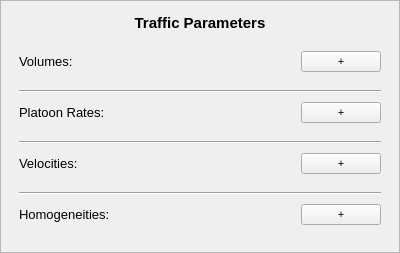
<?xml version="1.0" encoding="UTF-8"?>
<ui version="4.0">
 <class>TrafficParametersView</class>
 <widget class="QWidget" name="TrafficParametersView">
  <property name="geometry">
   <rect>
    <x>0</x>
    <y>0</y>
    <width>400</width>
    <height>253</height>
   </rect>
  </property>
  <property name="font">
   <font>
    <pointsize>11</pointsize>
   </font>
  </property>
  <property name="windowTitle">
   <string>Form</string>
  </property>
  <property name="styleSheet">
   <string notr="true">TrafficParametersView {
  background-color: #cdcdcd;
}</string>
  </property>
  <layout class="QVBoxLayout" name="verticalLayout">
   <property name="spacing">
    <number>0</number>
   </property>
   <property name="leftMargin">
    <number>0</number>
   </property>
   <property name="topMargin">
    <number>0</number>
   </property>
   <property name="rightMargin">
    <number>0</number>
   </property>
   <property name="bottomMargin">
    <number>0</number>
   </property>
   <item>
    <widget class="QFrame" name="frame">
     <property name="styleSheet">
      <string notr="true"/>
     </property>
     <property name="frameShape">
      <enum>QFrame::StyledPanel</enum>
     </property>
     <property name="frameShadow">
      <enum>QFrame::Plain</enum>
     </property>
     <layout class="QVBoxLayout" name="verticalLayout_2">
      <item>
       <widget class="QLabel" name="Title">
        <property name="sizePolicy">
         <sizepolicy hsizetype="Preferred" vsizetype="Preferred">
          <horstretch>0</horstretch>
          <verstretch>0</verstretch>
         </sizepolicy>
        </property>
        <property name="font">
         <font>
          <pointsize>11</pointsize>
          <weight>75</weight>
          <bold>true</bold>
         </font>
        </property>
        <property name="text">
         <string>Traffic Parameters</string>
        </property>
        <property name="alignment">
         <set>Qt::AlignCenter</set>
        </property>
       </widget>
      </item>
      <item>
       <widget class="QWidget" name="ParameterWidget" native="true">
        <layout class="QVBoxLayout" name="layout">
         <property name="spacing">
          <number>9</number>
         </property>
         <item>
          <widget class="QWidget" name="VolumesHeader" native="true">
           <layout class="QHBoxLayout" name="horizontalLayout">
            <property name="spacing">
             <number>0</number>
            </property>
            <property name="leftMargin">
             <number>0</number>
            </property>
            <property name="topMargin">
             <number>0</number>
            </property>
            <property name="rightMargin">
             <number>0</number>
            </property>
            <property name="bottomMargin">
             <number>0</number>
            </property>
            <item>
             <widget class="QLabel" name="Volumes">
              <property name="font">
               <font>
                <pointsize>10</pointsize>
                <underline>false</underline>
               </font>
              </property>
              <property name="text">
               <string>Volumes:</string>
              </property>
             </widget>
            </item>
            <item>
             <spacer name="horizontalSpacer_2">
              <property name="orientation">
               <enum>Qt::Horizontal</enum>
              </property>
              <property name="sizeHint" stdset="0">
               <size>
                <width>40</width>
                <height>20</height>
               </size>
              </property>
             </spacer>
            </item>
            <item>
             <widget class="QPushButton" name="addVolume">
              <property name="font">
               <font>
                <pointsize>8</pointsize>
               </font>
              </property>
              <property name="text">
               <string>+</string>
              </property>
             </widget>
            </item>
           </layout>
          </widget>
         </item>
         <item>
          <widget class="QWidget" name="volumesWidget" native="true">
           <layout class="QVBoxLayout" name="volumesLayout">
            <property name="spacing">
             <number>0</number>
            </property>
            <property name="leftMargin">
             <number>0</number>
            </property>
            <property name="topMargin">
             <number>0</number>
            </property>
            <property name="rightMargin">
             <number>0</number>
            </property>
            <property name="bottomMargin">
             <number>0</number>
            </property>
           </layout>
          </widget>
         </item>
         <item>
          <widget class="Line" name="line">
           <property name="orientation">
            <enum>Qt::Horizontal</enum>
           </property>
          </widget>
         </item>
         <item>
          <widget class="QWidget" name="PlatoonRatesHeader" native="true">
           <layout class="QHBoxLayout" name="horizontalLayout_2">
            <property name="spacing">
             <number>0</number>
            </property>
            <property name="leftMargin">
             <number>0</number>
            </property>
            <property name="topMargin">
             <number>0</number>
            </property>
            <property name="rightMargin">
             <number>0</number>
            </property>
            <property name="bottomMargin">
             <number>0</number>
            </property>
            <item>
             <widget class="QLabel" name="PlatoonRates">
              <property name="font">
               <font>
                <pointsize>10</pointsize>
                <underline>false</underline>
               </font>
              </property>
              <property name="text">
               <string>Platoon Rates:</string>
              </property>
             </widget>
            </item>
            <item>
             <spacer name="horizontalSpacer_3">
              <property name="orientation">
               <enum>Qt::Horizontal</enum>
              </property>
              <property name="sizeHint" stdset="0">
               <size>
                <width>40</width>
                <height>20</height>
               </size>
              </property>
             </spacer>
            </item>
            <item>
             <widget class="QPushButton" name="addPlatoonRate">
              <property name="font">
               <font>
                <pointsize>8</pointsize>
               </font>
              </property>
              <property name="text">
               <string>+</string>
              </property>
             </widget>
            </item>
           </layout>
          </widget>
         </item>
         <item>
          <widget class="QWidget" name="platoonRatesWidget" native="true">
           <layout class="QVBoxLayout" name="platoonRatesLayout">
            <property name="spacing">
             <number>0</number>
            </property>
            <property name="leftMargin">
             <number>0</number>
            </property>
            <property name="topMargin">
             <number>0</number>
            </property>
            <property name="rightMargin">
             <number>0</number>
            </property>
            <property name="bottomMargin">
             <number>0</number>
            </property>
           </layout>
          </widget>
         </item>
         <item>
          <widget class="Line" name="line_2">
           <property name="orientation">
            <enum>Qt::Horizontal</enum>
           </property>
          </widget>
         </item>
         <item>
          <widget class="QWidget" name="VelocitiesHeader" native="true">
           <layout class="QHBoxLayout" name="horizontalLayout_3">
            <property name="spacing">
             <number>0</number>
            </property>
            <property name="leftMargin">
             <number>0</number>
            </property>
            <property name="topMargin">
             <number>0</number>
            </property>
            <property name="rightMargin">
             <number>0</number>
            </property>
            <property name="bottomMargin">
             <number>0</number>
            </property>
            <item>
             <widget class="QLabel" name="Velocities">
              <property name="font">
               <font>
                <pointsize>10</pointsize>
                <underline>false</underline>
               </font>
              </property>
              <property name="text">
               <string>Velocities:</string>
              </property>
             </widget>
            </item>
            <item>
             <spacer name="VelocitiesSpacer">
              <property name="orientation">
               <enum>Qt::Horizontal</enum>
              </property>
              <property name="sizeHint" stdset="0">
               <size>
                <width>40</width>
                <height>20</height>
               </size>
              </property>
             </spacer>
            </item>
            <item>
             <widget class="QPushButton" name="addVelocity">
              <property name="font">
               <font>
                <pointsize>8</pointsize>
               </font>
              </property>
              <property name="text">
               <string>+</string>
              </property>
             </widget>
            </item>
           </layout>
          </widget>
         </item>
         <item>
          <widget class="QWidget" name="velocitiesWidget" native="true">
           <layout class="QVBoxLayout" name="velocitiesLayout">
            <property name="spacing">
             <number>0</number>
            </property>
            <property name="leftMargin">
             <number>0</number>
            </property>
            <property name="topMargin">
             <number>0</number>
            </property>
            <property name="rightMargin">
             <number>0</number>
            </property>
            <property name="bottomMargin">
             <number>0</number>
            </property>
           </layout>
          </widget>
         </item>
         <item>
          <widget class="Line" name="line_3">
           <property name="orientation">
            <enum>Qt::Horizontal</enum>
           </property>
          </widget>
         </item>
         <item>
          <widget class="QWidget" name="HomogeneitiesHeader" native="true">
           <layout class="QHBoxLayout" name="horizontalLayout_4">
            <property name="spacing">
             <number>0</number>
            </property>
            <property name="leftMargin">
             <number>0</number>
            </property>
            <property name="topMargin">
             <number>0</number>
            </property>
            <property name="rightMargin">
             <number>0</number>
            </property>
            <property name="bottomMargin">
             <number>0</number>
            </property>
            <item>
             <widget class="QLabel" name="Homogeneities">
              <property name="font">
               <font>
                <pointsize>10</pointsize>
                <underline>false</underline>
               </font>
              </property>
              <property name="text">
               <string>Homogeneities:</string>
              </property>
             </widget>
            </item>
            <item>
             <spacer name="HomogeneitiesSpacer">
              <property name="orientation">
               <enum>Qt::Horizontal</enum>
              </property>
              <property name="sizeHint" stdset="0">
               <size>
                <width>40</width>
                <height>20</height>
               </size>
              </property>
             </spacer>
            </item>
            <item>
             <widget class="QPushButton" name="addHomogeneity">
              <property name="font">
               <font>
                <pointsize>8</pointsize>
               </font>
              </property>
              <property name="text">
               <string>+</string>
              </property>
             </widget>
            </item>
           </layout>
          </widget>
         </item>
         <item>
          <widget class="QWidget" name="homogeneitiesWidget" native="true">
           <property name="minimumSize">
            <size>
             <width>0</width>
             <height>0</height>
            </size>
           </property>
           <property name="styleSheet">
            <string notr="true"/>
           </property>
           <layout class="QVBoxLayout" name="homogeneitiesLayout">
            <property name="spacing">
             <number>0</number>
            </property>
            <property name="sizeConstraint">
             <enum>QLayout::SetDefaultConstraint</enum>
            </property>
            <property name="leftMargin">
             <number>0</number>
            </property>
            <property name="topMargin">
             <number>0</number>
            </property>
            <property name="rightMargin">
             <number>0</number>
            </property>
            <property name="bottomMargin">
             <number>0</number>
            </property>
           </layout>
          </widget>
         </item>
        </layout>
       </widget>
      </item>
     </layout>
    </widget>
   </item>
  </layout>
 </widget>
 <resources/>
 <connections/>
</ui>
